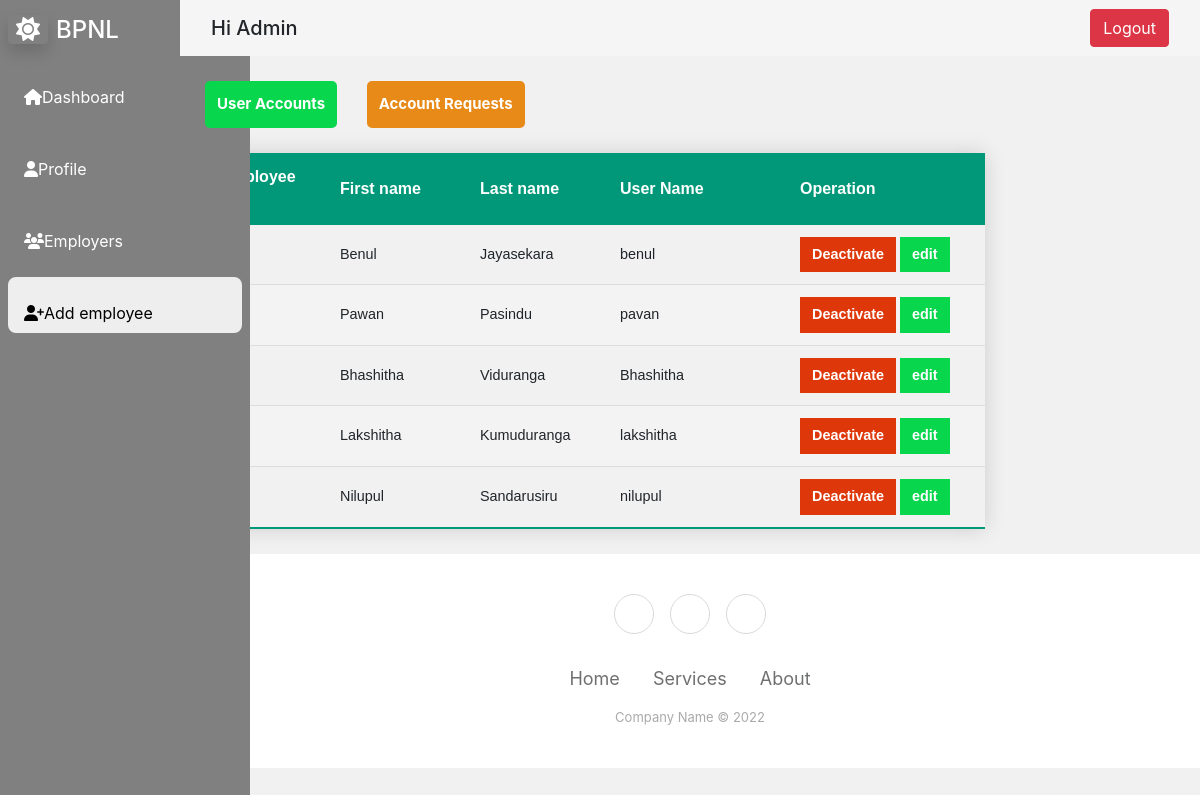
/DBMS_project/include/interfaces/admin_accountTable.php (signed in), run on the app's committed database.
### tables this page shows
CREATE TABLE `user` (
  `user_name` varchar(40) NOT NULL,
  `password` varchar(40) NOT NULL,
  `emp_id` smallint(6) NOT NULL,
  `acc_status` varchar(10) NOT NULL
);

CREATE TABLE `employee_details` (
  `emp_id` smallint(6) NOT NULL,
  `first_name` varchar(40) NOT NULL,
  `last_name` varchar(40) DEFAULT NULL,
  `gender` varchar(6) NOT NULL,
  `contact_number` varchar(30) NOT NULL,
  `email` varchar(50) DEFAULT NULL,
  `city` varchar(20) DEFAULT NULL,
  `birthday` date NOT NULL,
  `marital_status` varchar(10) DEFAULT NULL
);

### DBMS_project/include/interfaces/admin_accountTable.php (the view, shortened to what this page needs)
<?php include_once "../connection.php";
?>
<!DOCTYPE html>
<html lang="en">
<head>
    <link rel="stylesheet" href="../../css/empdash1.css">
    <link rel="stylesheet" href="../../css/usertable.css">
    <link href="https://cdn.jsdelivr.net/npm/bootstrap@5.2.3/dist/css/bootstrap.min.css" rel="stylesheet">
</head>
<body>
<div class="bigbox">
        <div class="main-container d-flex leftside ">
            <div class = "sidebar" id="side_nav">
                <div class="header-box px-2 pt-3 pb-4">
                    <h1 class="fs-4"><span class="gb-white text-white rounded shadow px-2 me-2"><i class="fa-sharp fa-solid fa-sun"></i></span><span class="text-white">BPNL</span></h1>
                </div>
                <div>
                <ul class="list-unstyled px-2">
                        <li class=""><a href ="admin.php" class="text-decoration-none px-3 py-2 d-block"><i class="fas fa-home"></i>Dashboard</li>
                        <li class=""><a href ="admin_profile.php" class="text-decoration-none px-3 py-2 d-block"><i class="fa-solid fa-user"></i>Profile</li>
                        <li class=""><a href ="admin_employers.php" class="text-decoration-none px-3 py-2 d-block"><i class="fas fa-users"></i>Employers</li>
                        <li class="active"><a href ="admin_create_or_add.php" class="text-decoration-none px-3 py-2 d-block"><i class="fa-solid fa-user-plus"></i>Add employee</li>
                    </ul>
                    <ul class="list-unstyle px-2">
                        <li class=""><a href="#" class="text-decoration-none px-3 py-2 d-block"></a></li>
                    </ul>
                </div>
            </div>
        </div>
    <div class="rightside">
        <?php require_once("../navibar.php") ?>
        <div>
            <button class="btnt users" onclick="location.href='admin_accountTable.php'">User Accounts</button>
            <button class="btnt req" onclick="location.href='admin_accReqTable.php'"><span>Account Requests</span>
            </button>
        </div>
    <?php
        $active_user_query="SELECT ed.emp_id, ed.first_name, ed.last_name, u.user_name, u.acc_status FROM user u LEFT OUTER JOIN employee_details ed ON ed.emp_id = u.emp_id WHERE ed.emp_id != 0 and acc_status='active';";
        $user_result1=mysqli_query($connection,$active_user_query);
        echo "
        <table id='empt'>
            <thead>
                <tr>
                    <th>Employee ID</th>
                    <th>First name</th>
                    <th>Last name</th>
                    <th>User Name</th>
                    <th>Operation</th>
                </tr>
            </thead>
            <tbody>";
            while($row = mysqli_fetch_assoc($user_result1))
            {
            echo "
            <tr>
                <td>".$row['emp_id']."</td>
                <td>".$row['first_name']." </td>
                <td>".$row['last_name']." </td>
                <td>".$row['user_name']."</td>
                <td>
                    <a href='admin_accountTable.php?id=".$row['emp_id']."' class='rv_btn'> Deactivate </a>
                    <a href='updateEmployee.php?id=".$row['emp_id']."' class='ed_btn'> edit </a>
                </td>
            </tr>
            ";
            }
            echo "
            </tbody>
        </table>";
    ?>
    <?php require_once("../footer.php") ?>
    </div>
</div>
</body>
</html>

### DBMS_project/css/empdash1.css (style rules this page uses)
body { background-color: #f1f1f1; }
#side_nav { background:#808080; min-width: 100%; max-width: 100%; }
.sidebar li.active { backgrounD: #eee; border-radius:8px; }
.sidebar li.active a, .sidebar li.action a:hover { color:#000; }
.sidebar li a { color:#fff; }
.bigbox { display: flex; width: 100%; }
.leftside { width: 15%; height: 100%; position: fixed; }
.rightside { width: 100%; height: 100%; padding-left: 15%; }

### DBMS_project/css/userTable.css (style rules this page uses)
#empt { border-collapse: collapse; margin: 25px; font-family: sans-serif; box-shadow: 0 0 20px rgba(0, 0, 0, 0.15); }
#empt thead tr { background-color: #009879; color: #ffffff; text-align: left; }
#empt th { padding: 12px 15px; font-size: 1; }
#empt td { font-size: 0.9em; padding: 12px 15px; }
td:nth-child(1) { width: 120px; }
td:nth-child(2) { width: 140px; }
td:nth-child(3) { width: 140px; }
td:nth-child(4) { width: 180px; }
td:nth-child(5) { width: 200px; }
#empt tbody tr { border-bottom: 1px solid #dddddd; }
#empt tbody tr:nth-of-type(even) { background-color: #f3f3f3; }
#empt tbody tr:last-of-type { border-bottom: 2px solid #009879; }
.rv_btn:link, .rv_btn:visited { background-color: rgb(222, 56, 10); border: 2px solid rgb(222, 56, 10); color: rgb(255, 255, 255); font-weight: bold; padding: 5px 10px; text-align: center; text-decoration: none; display: inline-block; }
.ed_btn:link, .ed_btn:visited { background-color: rgb(8, 214, 77); border: 2px solid rgb(8, 214, 77); color: rgb(255, 255, 255); font-weight: bold; padding: 5px 10px; text-align: center; text-decoration: none; display: inline-block; }
.btnt { border: 2px solid rgb(219, 47, 47); border-radius: 5px; background-color: rgb(230, 45, 45); color: black; padding: 10px; font-size: 15px; font-weight: bold; cursor: pointer; position: relative; margin-top: 25px; margin-left: 25px;; }
.users { background-color: rgb(8, 214, 77); border-color: rgb(8, 214, 77); color: rgb(255, 255, 255); }
.req { background-color: rgb(231, 138, 24); border-color: rgb(231, 138, 24); color: rgb(255, 255, 255); }

### DBMS_project/css/style.css (style rules this page uses)
body { background-color: #f1f1f1; }
#side_nav { background:#808080; min-width: 250px; max-width: 250px; }
.sidebar li.active { backgrounD: #eee; border-radius:8px; }
.sidebar li.active a, .sidebar li.action a:hover { color:#000; }
.sidebar li a { color:#fff; }
.bigbox { display: flex; }

### data on the page
user: emp.first_name "Benul", emp.last_name "Jayasekara", user_name "benul"
user: emp.first_name "Pawan", emp.last_name "Pasindu", user_name "pavan"
user: emp.first_name "Bhashitha", emp.last_name "Viduranga", user_name "Bhashitha"
user: emp.first_name "Lakshitha", emp.last_name "Kumuduranga", user_name "lakshitha"
user: emp.first_name "Nilupul", emp.last_name "Sandarusiru", user_name "nilupul"

### other printed values
$_SESSION['user_name'] "Admin"
